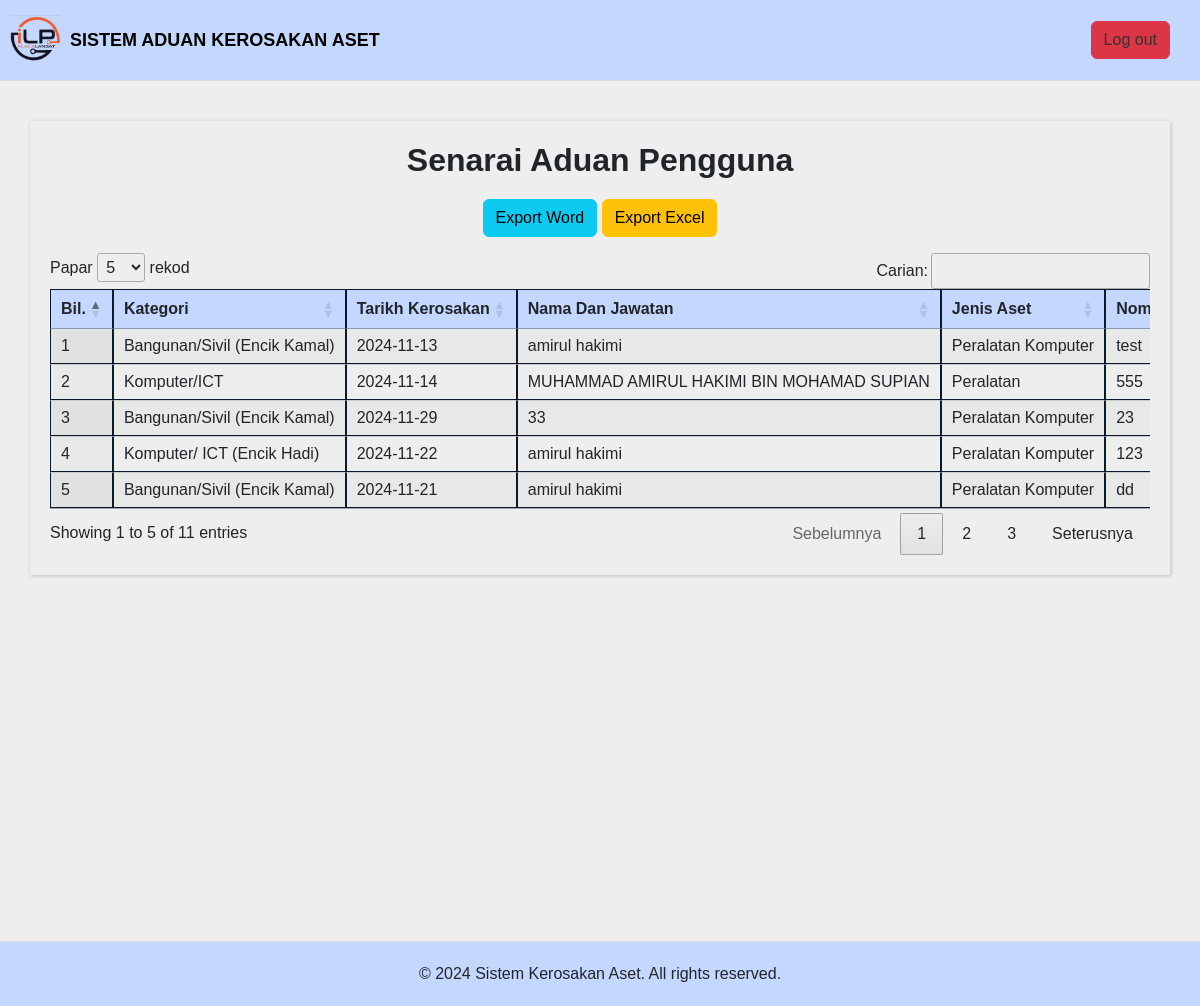
The page /pengarah.php (signed in) on the database its author committed.
### tables this page shows
CREATE TABLE IF NOT EXISTS `tbl_semakan` (
  `no_id` int NOT NULL AUTO_INCREMENT,
  `role` varchar(50) NOT NULL,
  `jenis_aset` varchar(255) NOT NULL,
  `no_siri` varchar(50) NOT NULL,
  `tempat_rosak` varchar(255) NOT NULL,
  `userterakhir` varchar(255) NOT NULL,
  `ulasan` varchar(500) NOT NULL,
  `nama` varchar(255) NOT NULL,
  `emel` varchar(255) NOT NULL,
  `tarikh_rosak` date NOT NULL,
  `lulus_jabatan` varchar(255) NOT NULL DEFAULT 'Dalam Proses',
  `tarikh` timestamp NOT NULL DEFAULT CURRENT_TIMESTAMP,
  PRIMARY KEY (`no_id`) USING BTREE
);

### pengarah.php (the view, shortened to what this page needs)
<!DOCTYPE html>
<html lang="en">
<head>
    <link rel="stylesheet" href="https://cdn.jsdelivr.net/npm/bootstrap@5.2.2/dist/css/bootstrap.min.css">
    <link rel="stylesheet" href="https://cdn.datatables.net/1.13.6/css/jquery.dataTables.min.css"/>
    <link rel="stylesheet" href="https://cdn.datatables.net/responsive/2.5.0/css/responsive.dataTables.min.css"/>
</head>
<body>
    <div class="navbar">
        <a class="navbar-brand" href="#">
            <img src="img/305199717_985453492342369_1200662185772088661_n.png" height="50" alt="Sistem Aduan Kerosakan Aset" />
            <h4><b>SISTEM ADUAN KEROSAKAN ASET</b></h4>
        </a>
        <ul>
            <li><a href="index.php" class="btn btn-danger">Log out</a></li>
        </ul>
    </div>
    <section class="vh-100">
        <div class="container-md">
            <h2><b>Senarai Aduan Pengguna</b></h2>
            <div class="w3-responsive">
        <div class="mb-3 header">
            <button onclick="exportToWord()" class="btn btn-info">Export Word</button>
            <button onclick="exportToExcel()" class="btn btn-warning">Export Excel</button>
        </div>
            <div class="table-responsive-sm">
                <table id="aduanTable" class="table table-bordered display nowrap" style="width:100%">
                    <thead>
                        <tr>
                        <th>Bil.</th>
                        <th>Kategori</th>
                        <th>Tarikh Kerosakan</th>
                        <th>Nama Dan Jawatan</th>
                        <th>Jenis Aset</th>
                        <th>Nombor Siri Pendaftaran Aset</th>
                        </tr>
                    </thead>
                    <tbody>
                    <?php
                    include('db.php');
                    $sql = "SELECT * FROM tbl_semakan";
                    $result = mysqli_query($conn, $sql);
                    if ($result->num_rows > 0) {
                    $count = 1;
                    while ($data = $result->fetch_assoc()) {
                    ?>
                    <tr>
                        <td><?php echo $count++; ?></td>
                        <td><?php echo htmlspecialchars($data['role']); ?></td>
                        <td><?php echo htmlspecialchars($data['tarikh_rosak']); ?></td>
                        <td><?php echo htmlspecialchars($data['nama']); ?></td>
                        <td><?php echo htmlspecialchars($data['jenis_aset']); ?></td>
                        <td><?php echo htmlspecialchars($data['no_siri']); ?></td>
                    </tr>
                <?php
                    }
                }
                ?>
                    </tbody>
                </table>
            </div>
            </div>
        </div>
    </section>
    <div class="footer">
        &copy; 2024 Sistem Kerosakan Aset. All rights reserved.
    </div>
</body>
</html>

### pengarah.php (style rules this page uses)
body { font-family: Arial, sans-serif; margin: 0; padding: 0; background-color: #EEEEEE; }
h4 { color: black; margin-top: 10px; font-size: 18px; font-family: 'Arial'; }
.navbar { background-color: #C4D7FF; padding: 10px; display: flex; justify-content: space-between; align-items: center; border-bottom: 1px solid #ddd; }
.navbar-brand { display: flex; align-items: center; text-decoration: none; color: #333; }
.navbar-brand img { margin-right: 10px; }
.navbar ul { list-style-type: none; padding: 0; margin: 0; display: flex; }
.navbar ul li { margin-right: 20px; }
.navbar ul li a { text-decoration: none; color: #333; }
.container-md { max-width: 95%; margin: 40px auto; background-color: #EEEEEE; padding: 20px; box-shadow: 1px 1px 4px rgba(0,0,0,0.2); }
h2 { text-align: center; margin-bottom: 20px; }
.table thead th { background-color: #C4D7FF; border: 1px solid #0B192C; padding: 10px; text-align: left; }
.table tbody td { background-color: #EEEEEE; border: 1px solid #0B192C; padding: 10px; }
.footer { background-color: #C4D7FF; padding: 20px; text-align: center; border-top: 1px solid #ddd; margin-top: 20px; }
.header { text-align: center; }

### rows shown on the page
tbl_semakan: role "Bangunan/Sivil (Encik Kamal)", tarikh_rosak "2024-11-13", nama "amirul hakimi", jenis_aset "Peralatan Komputer", no_siri "test"
tbl_semakan: role "Komputer/ICT", tarikh_rosak "2024-11-14", nama "MUHAMMAD AMIRUL HAKIMI BIN MOHAMAD SUPIAN", jenis_aset "Peralatan", no_siri "555"
tbl_semakan: role "Bangunan/Sivil (Encik Kamal)", tarikh_rosak "2024-11-29", nama "33", jenis_aset "Peralatan Komputer", no_siri "23"
tbl_semakan: role "Komputer/ ICT (Encik Hadi)", tarikh_rosak "2024-11-22", nama "amirul hakimi", jenis_aset "Peralatan Komputer", no_siri "123"
tbl_semakan: role "Bangunan/Sivil (Encik Kamal)", tarikh_rosak "2024-11-21", nama "amirul hakimi", jenis_aset "Peralatan Komputer", no_siri "dd"
